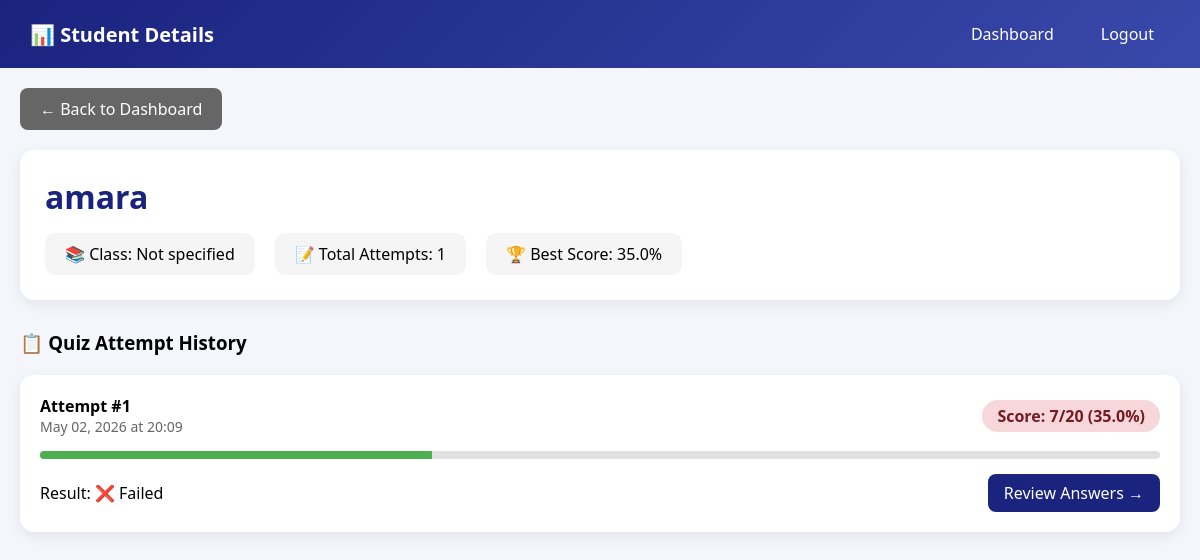
The app's page /admin/student/12 (signed in) with its own data.
### models.py (models this page shows)
class Student(db.Model):
    __tablename__ = "students"
    id         = db.Column(db.Integer, primary_key=True)
    name       = db.Column(db.String(100), nullable=False)
    class_name = db.Column(db.String(50))     # e.g. "SS2A"
    created_at = db.Column(db.DateTime, default=datetime.utcnow)
    attempts   = db.relationship("Attempt", backref="student")

class Attempt(db.Model):
    __tablename__ = "attempts"
    id          = db.Column(db.Integer, primary_key=True)
    student_id  = db.Column(db.Integer, db.ForeignKey("students.id"))
    score       = db.Column(db.Integer, default=0)
    total       = db.Column(db.Integer)
    percentage  = db.Column(db.Float)
    passed      = db.Column(db.Boolean, default=False)
    started_at  = db.Column(db.DateTime, default=datetime.utcnow)
    finished_at = db.Column(db.DateTime)
    details     = db.relationship("AttemptDetail", backref="attempt")

### app.py (the view)
@app.route("/admin/student/<int:student_id>")
def admin_student_detail(student_id):
    if "admin_id" not in session:
        return redirect(url_for("admin_login"))
    student = Student.query.get_or_404(student_id)
    attempts = Attempt.query.filter_by(student_id=student_id).order_by(Attempt.finished_at.desc()).all()
    return render_template(
        "admin_student_detail.html",
        student=student,
        attempts=attempts
    )

### templates/admin_student_detail.html (shortened to what this page needs)
<!DOCTYPE html>
<html lang="en">
<head>
</head>
<body>
    <div class="navbar">
        <h2>📊 Student Details</h2>
        <div class="nav-links">
            <a href="{{ url_for('admin_dashboard') }}">Dashboard</a>
            <a href="{{ url_for('admin_logout') }}">Logout</a>
        </div>
    </div>
    <div class="container">
        <a href="{{ url_for('admin_dashboard') }}" class="back-btn">← Back to Dashboard</a>
        <div class="student-header">
            <h1>{{ student.name }}</h1>
            <div class="student-info">
                <div class="info-card">📚 Class: {{ student.class_name or 'Not specified' }}</div>
                <div class="info-card">📝 Total Attempts: {{ attempts|length }}</div>
                <div class="info-card">🏆 Best Score:
                    {% if attempts %}
                        {{ "%.1f"|format(attempts|map(attribute='percentage')|max) }}%
                    {% else %}
                        No attempts yet
                    {% endif %}
                </div>
            </div>
        </div>
        <h3 style="margin-bottom: 20px;">📋 Quiz Attempt History</h3>
        {% for attempt in attempts %}
        <div class="attempt-card">
            <div class="attempt-header">
                <div>
                    <strong>Attempt #{{ loop.revindex }}</strong>
                    <div class="attempt-date">{{ attempt.finished_at.strftime('%B %d, %Y at %H:%M') }}</div>
                </div>
                <div class="score-badge {{ 'score-pass' if attempt.passed else 'score-fail' }}">
                    Score: {{ attempt.score }}/20 ({{ attempt.percentage }}%)
                </div>
            </div>
            <div class="progress-bar" style="width: 100%; margin: 10px 0;">
                <div class="progress-fill" style="width: {{ attempt.percentage }}%"></div>
            </div>
            <div style="display: flex; justify-content: space-between; align-items: center; margin-top: 15px;">
                <span>Result: {{ '✅ Passed' if attempt.passed else '❌ Failed' }}</span>
                <a href="{{ url_for('admin_attempt_detail', attempt_id=attempt.id) }}" class="view-btn">Review Answers →</a>
            </div>
        </div>
        {% else %}
        <div class="attempt-card" style="text-align: center; color: #666;">
            No quiz attempts yet.
        </div>
        {% endfor %}
    </div>
</body>
</html>

### templates/admin_student_detail.html (style rules this page uses)
* { margin: 0; padding: 0; box-sizing: border-box; }
body { font-family: 'Segoe UI', Tahoma, Geneva, Verdana, sans-serif; background: #f4f6fc; }
.navbar { background: linear-gradient(135deg, #1a237e 0%, #3949ab 100%); padding: 15px 30px; display: flex; justify-content: space-between; align-items: center; flex-wrap: wrap; gap: 15px; }
.navbar h2 { color: white; font-size: 20px; }
.nav-links { display: flex; gap: 15px; }
.nav-links a { color: white; text-decoration: none; padding: 8px 16px; border-radius: 8px; }
.container { max-width: 1200px; margin: 0 auto; padding: 20px; }
.student-header { background: white; border-radius: 14px; padding: 25px; margin-bottom: 30px; box-shadow: 0 4px 14px rgba(0,0,0,0.08); }
.student-header h1 { color: #1a237e; margin-bottom: 10px; }
.student-info { display: flex; gap: 20px; margin-top: 15px; flex-wrap: wrap; }
.info-card { background: #f5f5f5; padding: 10px 20px; border-radius: 10px; }
.attempt-card { background: white; border-radius: 14px; padding: 20px; margin-bottom: 20px; box-shadow: 0 4px 14px rgba(0,0,0,0.08); transition: transform 0.2s; }
.attempt-header { display: flex; justify-content: space-between; align-items: center; margin-bottom: 15px; flex-wrap: wrap; gap: 10px; }
.attempt-date { color: #666; font-size: 14px; }
.score-badge { padding: 5px 15px; border-radius: 20px; font-weight: bold; }
.score-fail { background: #f8d7da; color: #721c24; }
.view-btn { background: #1a237e; color: white; padding: 8px 16px; border: none; border-radius: 8px; cursor: pointer; text-decoration: none; display: inline-block; }
.back-btn { background: #666; color: white; padding: 10px 20px; border: none; border-radius: 8px; cursor: pointer; text-decoration: none; display: inline-block; margin-bottom: 20px; }
.progress-bar { width: 200px; height: 8px; background: #e0e0e0; border-radius: 4px; overflow: hidden; }
.progress-fill { height: 100%; background: #4CAF50; transition: width 0.3s; }

### records on screen
Student: name "amara", class_name "Not specified"
Attempt: finished_at "May 02, 2026 at 20:09", score "7", percentage "35.0", passed "❌ Failed"

### other values on screen
{{ attempts|length }} "1"
{{ "%.1f"|format(attempts|map(attribute='percentage')|max) }} "35.0"
